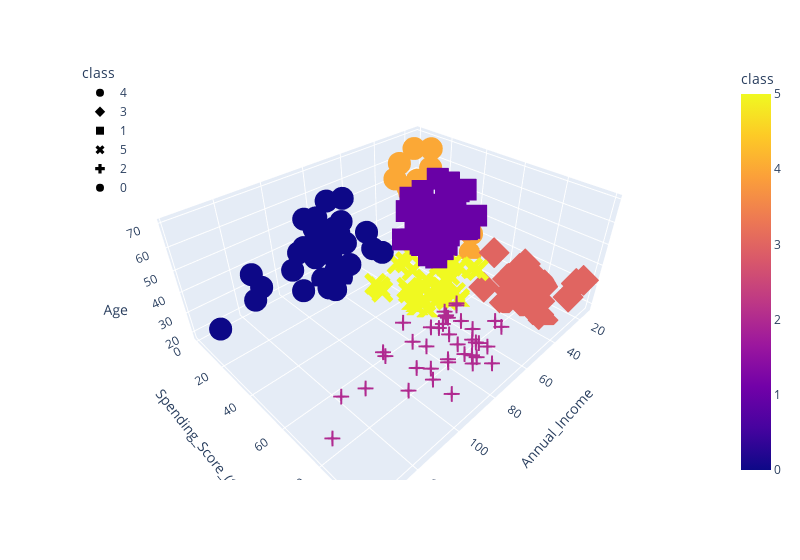

The notebook cell this image was saved under:
### Code cell
test_cluster_amount(df_shopping, 6)

fig = px.scatter_3d(
    df_shopping,
    x="Annual_Income",
    y="Spending_Score_(1-100)",
    z="Age",
    color="class",
    symbol="class",
    width=800,
)
fig.update_layout(legend=dict(x=0, y=1))
fig.show()

### Figure 1 — Plotly figure (JSON) as saved in the notebook; plotly's stock layout.template omitted (floating-point values rounded to 4 significant figures)
{"data": [{"hovertemplate": "class=%{marker.color}<br>Annual_Income=%{x}<br>Spending_Score_(1-100)=%{y}<br>Age=%{z}<extra></extra>", "legendgroup": "4", "marker": {"color": [4, 4, 4, 4, 4, 4, 4, 4, 4, 4, 4, 4, 4, 4, 4, 4, 4, 4, 4, 4, 4, 4], "coloraxis": "coloraxis", "symbol": "circle"}, "mode": "markers", "name": "4", "scene": "scene", "showlegend": true, "type": "scatter3d", "x": [15, 16, 17, 18, 19, 19, 20, 20, 21, 23, 24, 25, 28, 28, 29, 30, 33, 33, 34, 37, 39, 39], "y": [39, 6, 40, 6, 3, 14, 15, 13, 35, 29, 35, 5, 14, 32, 31, 4, 4, 14, 17, 26, 36, 28], "z": [19, 20, 31, 35, 64, 67, 58, 37, 35, 52, 35, 46, 54, 45, 40, 60, 53, 49, 42, 36, 48, 49]}, {"hovertemplate": "class=%{marker.color}<br>Annual_Income=%{x}<br>Spending_Score_(1-100)=%{y}<br>Age=%{z}<extra></extra>", "legendgroup": "3", "marker": {"color": [3, 3, 3, 3, 3, 3, 3, 3, 3, 3, 3, 3, 3, 3, 3, 3, 3, 3, 3, 3, 3, 3], "coloraxis": "coloraxis", "symbol": "diamond"}, "mode": "markers", "name": "3", "scene": "scene", "showlegend": true, "type": "scatter3d", "x": [15, 16, 17, 18, 19, 19, 20, 20, 21, 23, 24, 25, 28, 28, 29, 30, 33, 33, 34, 37, 38, 39], "y": [81, 77, 76, 94, 72, 99, 77, 79, 66, 98, 73, 73, 82, 61, 87, 73, 92, 81, 73, 75, 92, 65], "z": [21, 23, 22, 23, 30, 35, 24, 22, 20, 35, 25, 31, 29, 35, 23, 21, 18, 21, 30, 20, 24, 24]}, {"hovertemplate": "class=%{marker.color}<br>Annual_Income=%{x}<br>Spending_Score_(1-100)=%{y}<br>Age=%{z}<extra></extra>", "legendgroup": "1", "marker": {"color": [1, 1, 1, 1, 1, 1, 1, 1, 1, 1, 1, 1, 1, 1, 1, 1, 1, 1, 1, 1, 1, 1, 1, 1, 1, 1, 1, 1, 1, 1, 1, 1, 1, 1, 1, 1, 1, 1, 1, 1, 1, 1, 1, 1], "coloraxis": "coloraxis", "symbol": "square"}, "mode": "markers", "name": "1", "scene": "scene", "showlegend": true, "type": "scatter3d", "x": [38, 40, 42, 43, 43, 43, 44, 44, 46, 46, 47, 47, 48, 48, 48, 49, 49, 50, 50, 54, 54, 54, 54, 54, 54, 54, 57, 58, 59, 60, 60, 61, 62, 62, 62, 63, 63, 63, 63, 63, 65, 65, 67, 67], "y": [35, 55, 52, 60, 45, 41, 50, 46, 46, 56, 52, 59, 51, 50, 48, 55, 42, 49, 56, 47, 53, 42, 51, 41, 44, 46, 58, 46, 55, 49, 47, 42, 48, 59, 56, 50, 46, 43, 48, 52, 43, 59, 43, 57], "z": [65, 50, 49, 59, 50, 47, 51, 69, 53, 70, 67, 54, 63, 43, 68, 70, 47, 60, 60, 59, 45, 49, 57, 67, 46, 48, 55, 50, 68, 48, 47, 48, 49, 67, 49, 66, 54, 68, 66, 65, 63, 49, 51, 50]}, {"hovertemplate": "class=%{marker.color}<br>Annual_Income=%{x}<br>Spending_Score_(1-100)=%{y}<br>Age=%{z}<extra></extra>", "legendgroup": "5", "marker": {"color": [5, 5, 5, 5, 5, 5, 5, 5, 5, 5, 5, 5, 5, 5, 5, 5, 5, 5, 5, 5, 5, 5, 5, 5, 5, 5, 5, 5, 5, 5, 5, 5, 5, 5, 5, 5, 5, 5], "coloraxis": "coloraxis", "symbol": "x"}, "mode": "markers", "name": "5", "scene": "scene", "showlegend": true, "type": "scatter3d", "x": [39, 40, 40, 40, 42, 43, 46, 46, 48, 48, 48, 54, 54, 54, 54, 54, 57, 58, 59, 60, 60, 60, 60, 61, 62, 62, 62, 63, 64, 64, 65, 65, 67, 67, 69, 70, 72, 76], "y": [61, 47, 42, 42, 60, 54, 51, 55, 59, 59, 47, 54, 48, 52, 55, 57, 55, 60, 41, 40, 42, 52, 50, 49, 41, 55, 42, 54, 42, 46, 48, 50, 56, 40, 58, 29, 34, 40], "z": [31, 27, 29, 31, 33, 31, 27, 19, 18, 19, 32, 26, 40, 23, 38, 21, 22, 34, 18, 40, 32, 24, 27, 20, 23, 26, 21, 19, 38, 19, 18, 19, 27, 38, 40, 23, 25, 28]}, {"hovertemplate": "class=%{marker.color}<br>Annual_Income=%{x}<br>Spending_Score_(1-100)=%{y}<br>Age=%{z}<extra></extra>", "legendgroup": "2", "marker": {"color": [2, 2, 2, 2, 2, 2, 2, 2, 2, 2, 2, 2, 2, 2, 2, 2, 2, 2, 2, 2, 2, 2, 2, 2, 2, 2, 2, 2, 2, 2, 2, 2, 2, 2, 2, 2, 2, 2, 2], "coloraxis": "coloraxis", "symbol": "cross"}, "mode": "markers", "name": "2", "scene": "scene", "showlegend": true, "type": "scatter3d", "x": [69, 70, 71, 71, 71, 72, 73, 73, 74, 75, 76, 77, 77, 78, 78, 78, 78, 78, 78, 79, 81, 85, 86, 87, 87, 87, 88, 88, 93, 97, 98, 99, 101, 103, 103, 113, 120, 126, 137], "y": [91, 77, 95, 75, 75, 71, 88, 73, 72, 93, 87, 97, 74, 90, 88, 76, 89, 78, 73, 83, 93, 75, 95, 63, 75, 92, 86, 69, 90, 86, 88, 97, 68, 85, 69, 91, 79, 74, 83], "z": [39, 31, 40, 38, 39, 31, 29, 32, 35, 32, 32, 28, 32, 34, 39, 38, 27, 30, 30, 29, 31, 36, 33, 32, 28, 36, 30, 27, 35, 32, 29, 30, 28, 36, 32, 38, 35, 32, 30]}, {"hovertemplate": "class=%{marker.color}<br>Annual_Income=%{x}<br>Spending_Score_(1-100)=%{y}<br>Age=%{z}<extra></extra>", "legendgroup": "0", "marker": {"color": [0, 0, 0, 0, 0, 0, 0, 0, 0, 0, 0, 0, 0, 0, 0, 0, 0, 0, 0, 0, 0, 0, 0, 0, 0, 0, 0, 0, 0, 0, 0, 0, 0, 0, 0], "coloraxis": "coloraxis", "symbol": "circle"}, "mode": "markers", "name": "0", "scene": "scene", "showlegend": true, "type": "scatter3d", "x": [71, 71, 71, 73, 73, 74, 75, 77, 77, 78, 78, 78, 78, 78, 78, 79, 81, 85, 86, 87, 87, 87, 88, 88, 93, 97, 98, 99, 101, 103, 103, 113, 120, 126, 137], "y": [35, 11, 9, 5, 7, 10, 5, 12, 36, 22, 17, 20, 16, 1, 1, 35, 5, 26, 20, 27, 13, 10, 13, 15, 14, 32, 15, 39, 24, 17, 23, 8, 16, 28, 18], "z": [43, 59, 47, 20, 44, 19, 57, 25, 48, 34, 43, 44, 47, 37, 34, 56, 19, 50, 42, 36, 40, 36, 52, 58, 59, 37, 46, 41, 54, 41, 34, 33, 47, 45, 32]}], "layout": {"coloraxis": {"colorbar": {"title": {"text": "class"}}, "colorscale": [[0, "#0d0887"], [0.1111, "#46039f"], [0.2222, "#7201a8"], [0.3333, "#9c179e"], [0.4444, "#bd3786"], [0.5556, "#d8576b"], [0.6667, "#ed7953"], [0.7778, "#fb9f3a"], [0.8889, "#fdca26"], [1, "#f0f921"]]}, "legend": {"title": {"text": "class"}, "tracegroupgap": 0, "x": 0, "y": 1}, "margin": {"t": 60}, "scene": {"domain": {"x": [0, 1], "y": [0, 1]}, "xaxis": {"title": {"text": "Annual_Income"}}, "yaxis": {"title": {"text": "Spending_Score_(1-100)"}}, "zaxis": {"title": {"text": "Age"}}}, "width": 800}}
